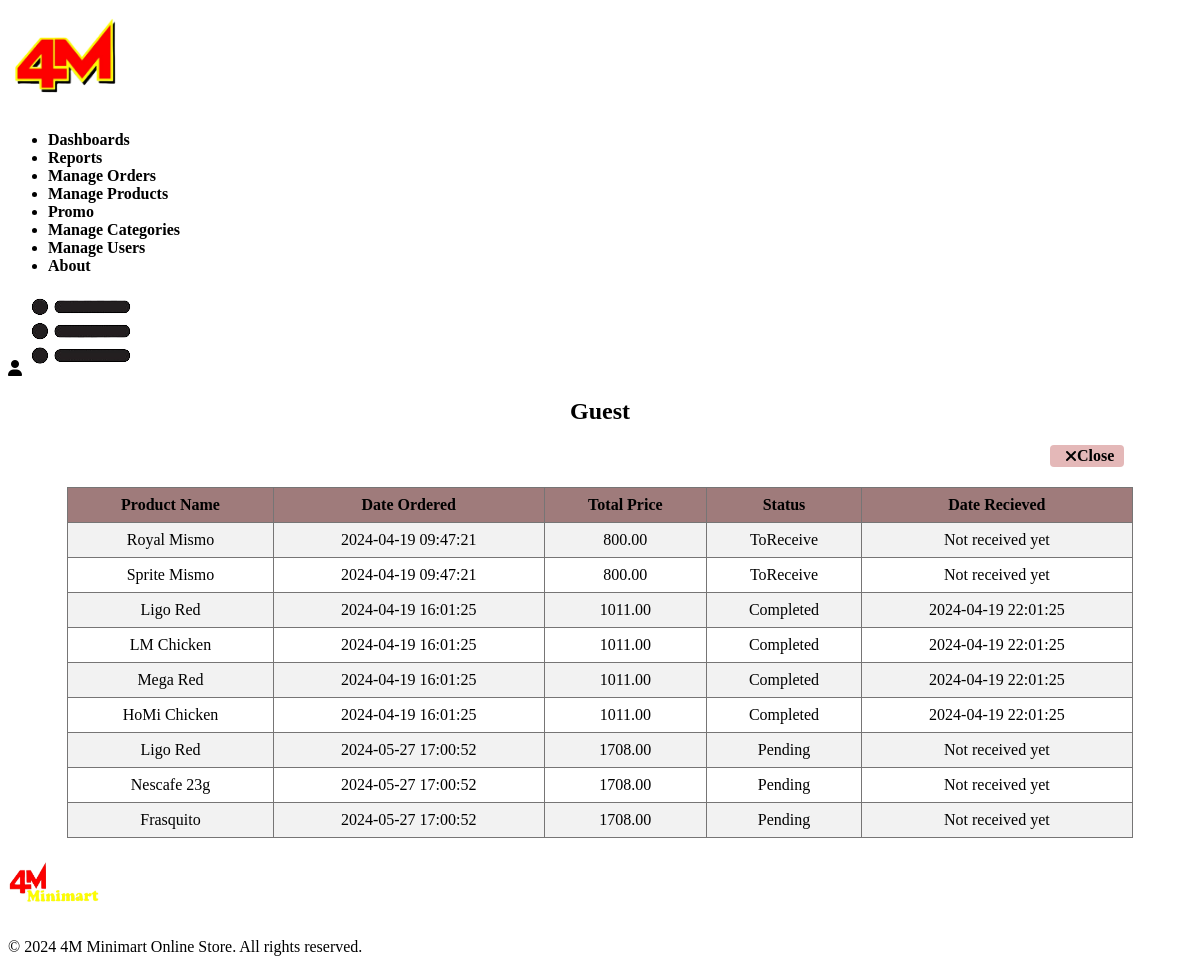
The page /admin/view_user_order.php?user_id=31 on the database as committed earlier.
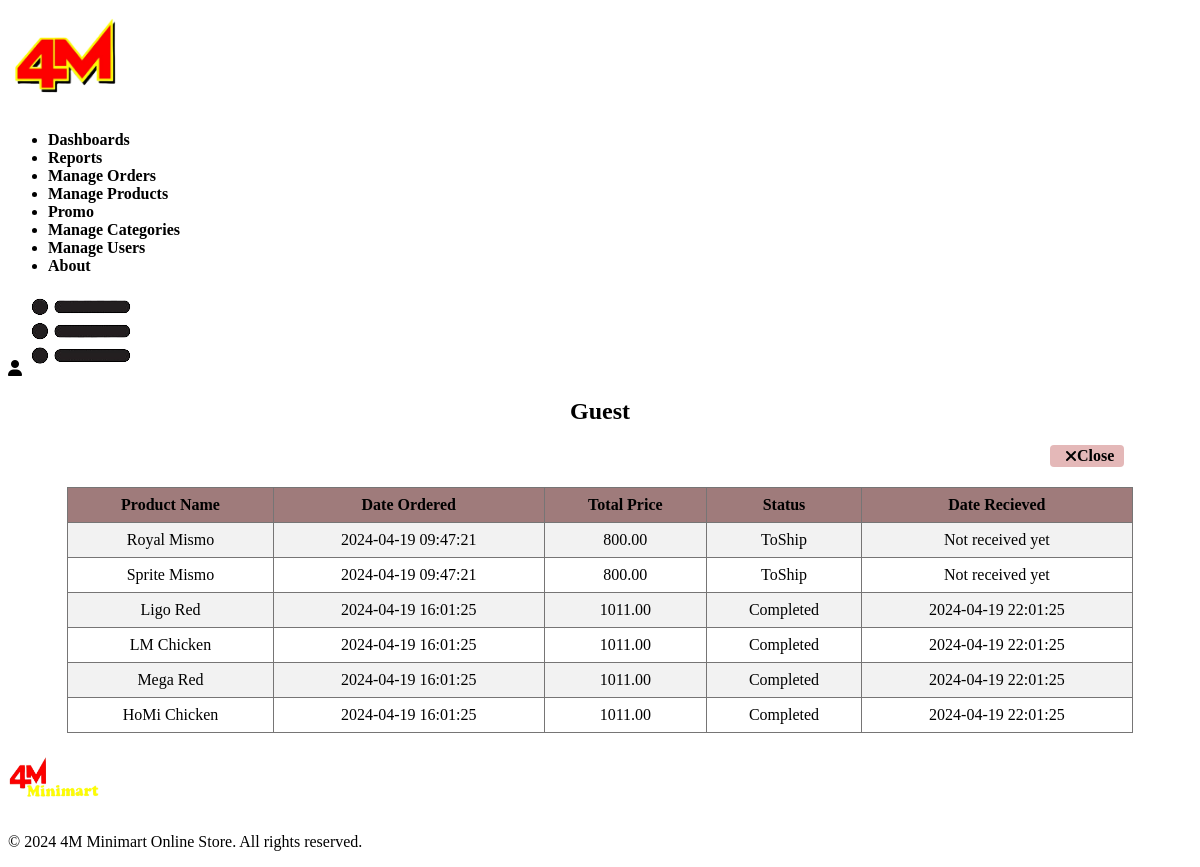
The same page on the database as committed later.
### tables this page shows
CREATE TABLE `orders_details` (
  `orders_details_id` int(11) NOT NULL,
  `quantity` int(11) NOT NULL,
  `price` double NOT NULL,
  `order_id` int(11) NOT NULL,
  `product_id` int(11) NOT NULL
);

CREATE TABLE `products` (
  `product_id` int(11) NOT NULL,
  `type_code` bigint(20) DEFAULT NULL,
  `prod_desc` varchar(255) DEFAULT NULL,
  `prod_name` varchar(50) NOT NULL,
  `discounted_price` double(10,2) DEFAULT NULL,
  `retail_price` double(10,2) DEFAULT NULL,
  `stock` int(11) NOT NULL,
  `photo` varchar(255) NOT NULL,
  `expiration_date` date DEFAULT NULL,
  `category_id` int(11) NOT NULL
);

CREATE TABLE `orders` (
  `order_id` int(11) NOT NULL,
  `date_ordered` datetime NOT NULL,
  `total_price` decimal(10,2) NOT NULL,
  `address_id` int(11) NOT NULL,
  `user_id` int(11) NOT NULL,
  `order_status` enum('Pending','ToShip','ToReceive','Completed') NOT NULL DEFAULT 'Pending',
  `delivery_option` varchar(10) DEFAULT NULL,
  `date_received` datetime NOT NULL DEFAULT current_timestamp()
);

### admin/view_user_order.php (the view, shortened to what this page needs)
<?php
require '../DB/db_con.php';
if(isset($_GET['user_id'])) {
    $user_id = $_GET['user_id'];
    try {
        $sql = "SELECT * FROM orders
        INNER JOIN orders_details ON orders.order_id = orders_details.order_id
        INNER JOIN products ON orders_details.product_id = products.product_id
        WHERE user_id = :user_id";
        $stmt = $pdo->prepare($sql);
        $stmt->execute(['user_id' => $user_id]);
        $user_order = $stmt->fetchAll(PDO::FETCH_ASSOC);
    } catch (PDOException $e) {
        die("PDOException: " . $e->getMessage());
    } catch (Exception $e) {
        die("Error: " . $e->getMessage());
    }
}
?>
<!DOCTYPE html>
<html lang="en">
<head>
    <link rel="stylesheet" href="https://stackpath.bootstrapcdn.com/font-awesome/4.7.0/css/font-awesome.min.css">
    <link rel="stylesheet" href="../scss/style.scss">
</head>
<body>
<div class="header">
    <div class="container">
        <div class="navbar">
        <div class="logo">
            <a href="http://localhost/E-commerce/admin/admin_dash.php">
                <img src="../images/Logo.png" class= "pic" width="125">
            </a>
        </div>
        <nav id="menuItems">
        <ul>
        <li><a href="http://localhost/E-commerce/admin/admin_dash.php">Dashboards</a></li>
        <li><a href="http://localhost/E-commerce/admin/reports.php">Reports</a></li>
            <li><a href="http://localhost/E-commerce/admin/manage_order.php">Manage Orders</a></li>
            <li><a href="http://localhost/E-commerce/admin/products.php">Manage Products</a></li>
            <li><a href="http://localhost/E-commerce/admin/promo.php">Promo</a></li>
            <li><a href="http://localhost/E-commerce/admin/category.php">Manage Categories</a></li>
            <li><a href="http://localhost/E-commerce/admin/user.php">Manage Users</a></li>
            <li><a href="http://localhost/E-commerce/admin/about.php">About</a></li>
        </ul>
        </nav>
        <div class="setting-sec">
            <a href="http://localhost/E-commerce/Account.php">
            <i class="fa-solid fa-user"></i>
            </a>
        <img src="../images/menu.png" class="menu-icon" onclick="menutoggle()">
        </div>
    </div>
    </div>
</div>
<div class="user-order-container">
    <h2 style="text-align: center;"><?php echo $_SESSION['username'] ?? 'Guest'; ?></h2>
    <a href="http://localhost/E-commerce/admin/admin_dash.php"  class="btn-close" ><i class="fa fa-close"></i> Close</a>
    <table>
    <tr>
            <th>Product Name</th>
            <th>Date Ordered</th>
            <th>Total Price</th>
            <th>Status</th>
            <th>Date Recieved</th>
        </tr>
        <?php foreach ($user_order as $order) : ?>
            <tr>
            <td><?php echo $order['prod_name']; ?></td>
            <td><?php echo $order['date_ordered']; ?></td>
            <td><?php echo $order['total_price']; ?></td>
            <td><?php echo $order['order_status']; ?></td>
            <td><?php echo $order['order_status'] == 'Completed' ? ($order['date_received'] ?? 'Not received yet') : 'Not received yet'; ?></td>
            </tr>
        <?php endforeach; ?>
    </table>
</div>
<footer>
    <div class="container">
        <div class="row">
            <div class="footer-col-1">
            <img src="../images/logo2.png" width="100px" height="60px">
            </div>
            <div class="footer-col-2">
            <p>&copy; <?php echo date('Y'); ?> 4M Minimart Online Store. All rights reserved.</p>
            </div>
        </div>
    </div>
</footer>
</html>
</body>

### admin/view_user_order.php (style rules this page uses)
.user-order-container { min-height: calc(100% - 255px); }
a { text-decoration: none; color: #000000; font-weight: bold; }
table { width: 90%; border-collapse: collapse; margin: 20px auto; }
th, td { border: 1px solid #767575; padding: 8px; text-align: center; }
th { background-color: #9f7b7b; color: Black; text-align: center; }
tr:nth-child(even) { background-color: #f2f2f2; }
.edit-button, .btn-add, .btn-close { display: inline-flex; align-items: center; padding: 8px 12px; border-radius: 4px; text-decoration: none; margin-right: 5px; }
.btn-close { background-color: #e4b8b8; padding: 2px 10px; margin-left: 88%; }
.fa { margin-left: 5px; display: inline-block; font: normal normal normal 14px/1 FontAwesome; font-size: inherit; text-rendering: auto; -webkit-font-smoothing: antialiased; -moz-osx-font-smoothing: grayscale }

Rows that differ between the two databases and show on the page:
removed orders_details: product.prod_name "Ligo Red", order.date_ordered "2024-05-27 17:00:52", order.total_price "1708.00", order.order_status "Pending", shows "Not received yet"
removed orders_details: product.prod_name "Nescafe 23g", order.date_ordered "2024-05-27 17:00:52", order.total_price "1708.00", order.order_status "Pending", shows "Not received yet"
removed orders_details: product.prod_name "Frasquito", order.date_ordered "2024-05-27 17:00:52", order.total_price "1708.00", order.order_status "Pending", shows "Not received yet"
changed through a linked row, orders_details "Royal Mismo": order.order_status "ToReceive" → "ToShip"
changed through a linked row, orders_details "Sprite Mismo": order.order_status "ToReceive" → "ToShip"
